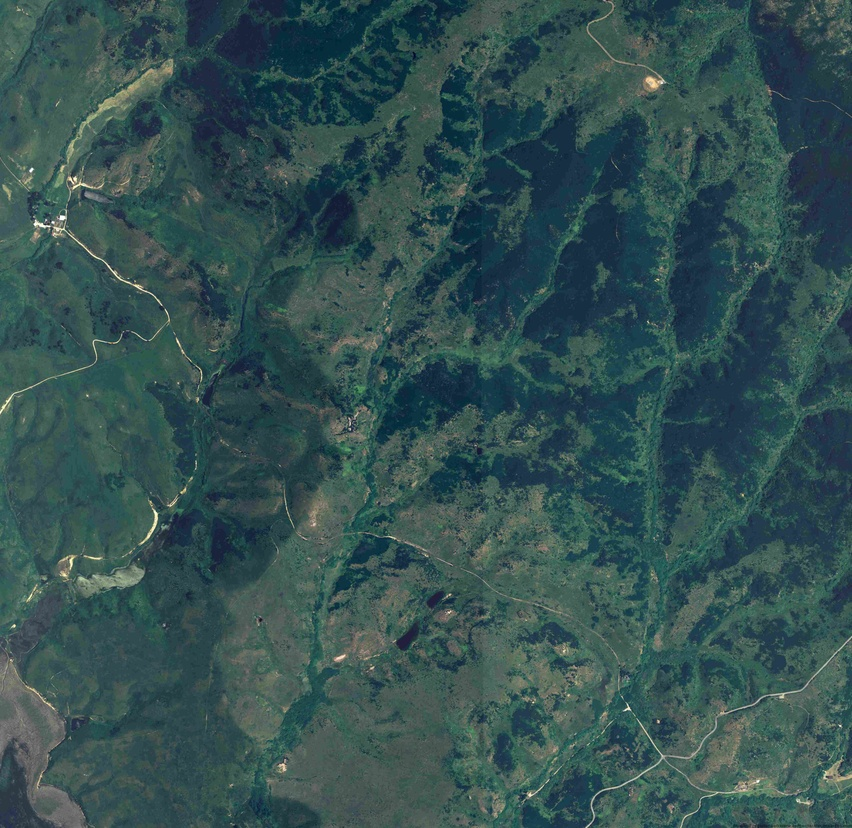
#> input picture naip_1-1_1n_s_ca041_2005_100109.jpg, 852 x 828 px, shrunk from 4795 x 4660 before the run
$ jupyter execute Lecture27-HierarchicalClustering.ipynb   (older library calls are emulated)
#> lines starting #> are read from the running program, lines starting #| are printed output that depends on the picture
# Hierarchical clustering

Hierarchical clustering can be viewed as an extension to the k-means clustering procedure that we used previously to cluster 2D data and then to cluster the colors in image pixels (you used this in the Warhol lab). In hierarchical clustering, we will split the data into two clusters and then further subdivide clusters. This leads to a hierarchy of clusters that can be represented by a tree-like structure called a dendrogram.

https://docs.scipy.org/doc/scipy/reference/generated/scipy.cluster.hierarchy.linkage.html

[cell 1]
from matplotlib import pyplot as plt
from scipy.cluster.hierarchy import dendrogram, linkage, fcluster
import numpy as np

[cell 2]
# Conceptually demonstrate k-means clustering in 2D
# Generate some random vectors stored in x and y:
x = np.concatenate([2.0+1.0*np.random.rand(10),3.0+2.0*np.random.rand(15)])
y = np.concatenate([4.0+2.5*np.random.rand(10),1.0+2.5*np.random.rand(15)])
print(x.shape)
plt.figure
plt.plot(x,y,'.')
plt.xlabel('x')
plt.ylabel('y')
plt.show()
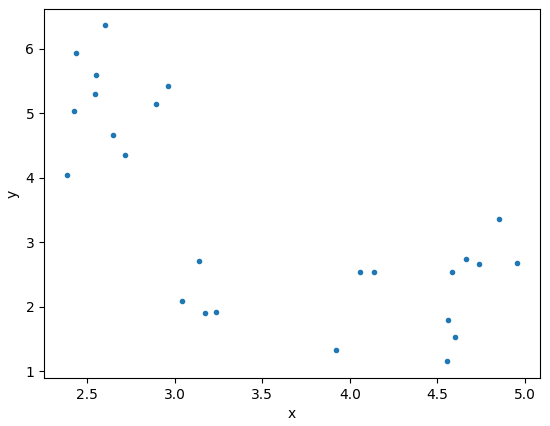
#> figure drawn by matplotlib, 1 panel

# This will combine x and y into a single matrix. Each column of the matrix will contain a single (x,y) pair.
# The first row in the matrix will contain all of the x-values
# The seecond row in the matrix will contain all of the y-values
observations = np.vstack((x,y)).transpose()
# NOTE: OpenCV will only allow observation vectors stored as float32.
# You can convert from one datatype to another. Here we are converting observations to 'float32':
observations = np.array(observations,dtype='float32')

# Carry out the clustering

The hierarchical clustering can be carried out with a single python command (!)

The result Z is a (n-1) by 4 matrix. From the scipy documentation:

A ($n-1$) by 4 matrix Z is returned. At the -th iteration, clusters with indices Z[i, 0] and Z[i, 1] are combined to form cluster $n+i$. A cluster with an index less than $n$ corresponds to one of the  original observations. The distance between clusters Z[i, 0] and Z[i, 1] is given by Z[i, 2]. The fourth value Z[i, 3] represents the number of original observations in the newly formed cluster.

[cell 3]
X = np.stack([x,y]).transpose()
print(X.shape)
Z = linkage(X, 'centroid')
print(Z)

[cell 4]
# calculate full dendrogram
plt.figure()
plt.title('Hierarchical Clustering Dendrogram')
plt.xlabel('Sample index')
plt.ylabel('Distance')
# Note - dendrogram is a
dendrogram(
    Z,
    leaf_rotation=90.,  # rotates the x axis labels
    leaf_font_size=8.,  # font size for the x axis labels
)
plt.show()
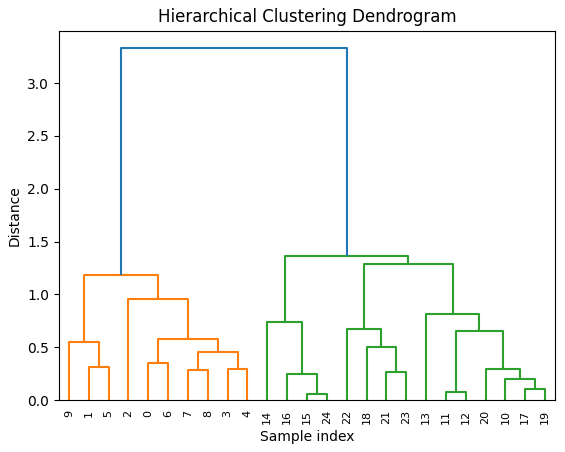
#> figure drawn by matplotlib, 1 panel

# Get the flat clustering

The routine ``fcluster`` from scipy.cluster.hierarchy will calculate the clustering at a specific distance threshold.

[cell 5]
t=1.0 # distance threshold
labels = fcluster(Z,t=t,criterion='distance')
clusters = np.unique(labels)
print(clusters)
plt.figure()
for cluster in clusters:
    idx_in_cluster = labels == cluster
    plt.scatter(x[idx_in_cluster],y[idx_in_cluster],label='{:d}'.format(cluster))
plt.legend()
plt.show()
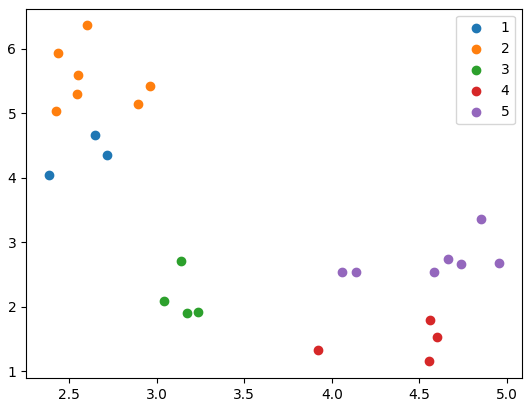
#> figure drawn by matplotlib, 1 panel

# Application to color images

**NOTE** because the hierarchical clustering algorithm is quite slow and memory intensive, I have significantly downs-scaled the image before applying clustering.

[cell 6]
import skimage.io as io
from skimage.transform import rescale
marin = io.imread('naip_1-1_1n_s_ca041_2005_100109.jpg')
#> marin is the input picture: shape (828, 852, 3); mean R, G, B 52.2, 80.1, 80.6
marin = rescale(marin,0.02,anti_aliasing=True,multichannel=True)
print(marin.shape)
#| (17, 17, 3)
plt.figure()
plt.imshow(marin)
plt.show()
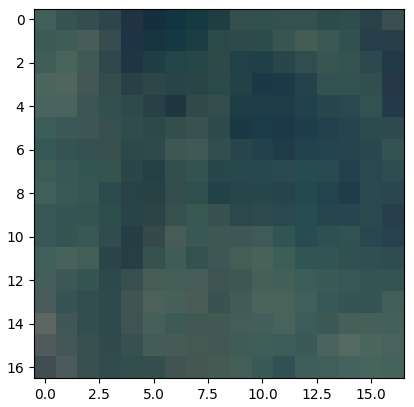
#> figure drawn by matplotlib, 1 panel

[cell 7]
# calculate a distance matrix for the pixels
pixels = marin.reshape((-1,3))
#> pixels = 289 rows, first 8: [0.253, 0.373, 0.348], [0.214, 0.325, 0.321], [0.209, 0.305, 0.31], [0.184, 0.274, 0.296], [0.124, 0.203, 0.263], [0.0878, 0.188, 0.25], [0.0727, 0.215, 0.255], [0.086, 0.232, 0.259]
print(pixels.shape)
#| (289, 3)
from scipy.spatial.distance import pdist
distance_matrix = pdist(pixels)

[cell 8]
# Note - the distance matrix is HUGE - the order of (number of pixels) **2 elements
print(distance_matrix.shape)
#| (41616,)

[cell 9]
# compute the linkage (hierarchical clustering step)
Z = linkage(distance_matrix,'centroid')
#> Z = 288 rows, first 6: [174, 191, 0.000673, 2], [189, 210, 0.000785, 2], [57, 157, 0.000898, 2], [85, 266, 0.00131, 2], [111, 145, 0.00163, 2], [101, 163, 0.00181, 2]

[cell 10]
plt.figure()
plt.plot(Z[:,2])
plt.xlabel('Iteration')
plt.ylabel('Distance')
plt.show()
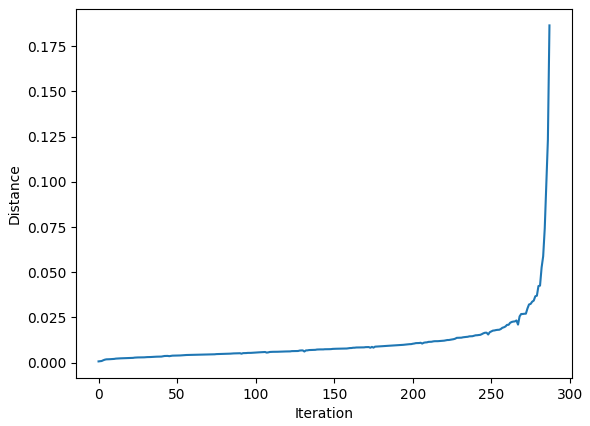
#> figure drawn by matplotlib, 1 panel; curve peaks at x = 287, y = 0.187

[cell 11]
t=0.1 # distance threshold
labels = fcluster(Z,t=t,criterion='distance')
#> labels = 289 values, max 3 at index 3, min 1 at index 238, mean 2.39
print(labels.shape)
#| (289,)
labels = labels.reshape(marin.shape[:-1])
print(labels.shape)
#| (17, 17)
plt.figure()
plt.subplot(1,2,1)
plt.imshow(labels,cmap='jet')
plt.colorbar()
plt.subplot(1,2,2)
plt.imshow(marin)
plt.show()
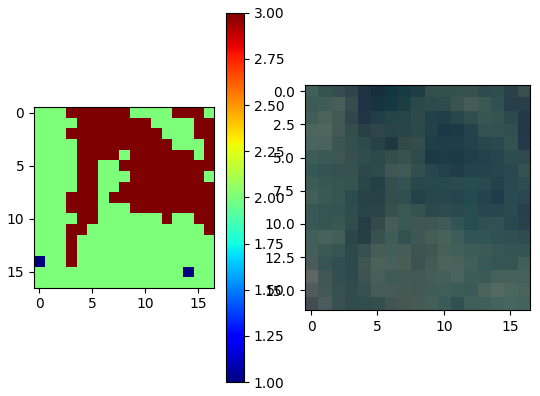
#> figure drawn by matplotlib, 3 panels

[cell 12]
# calculate full dendrogram
plt.figure()
plt.title('Hierarchical Clustering Dendrogram')
plt.xlabel('Cluster')
plt.ylabel('Distance')
# Note - dendrogram is a
dendrogram(
    Z,
    leaf_rotation=90.,  # rotates the x axis labels
    leaf_font_size=8.,  # font size for the x axis labels
    truncate_mode='lastp', # last non-singleton cluster
)
plt.show()
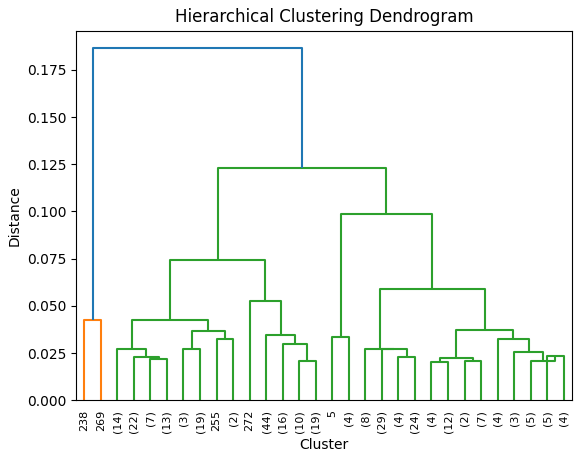
#> figure drawn by matplotlib, 1 panel
